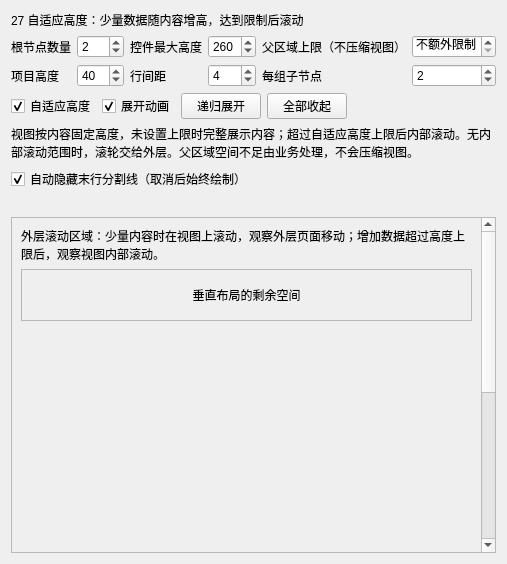
<?xml version="1.0" encoding="UTF-8"?>
<ui version="4.0">
 <class>TreeAutoHeightExample</class>
 <widget class="QWidget" name="TreeAutoHeightExample">
  <layout class="QVBoxLayout" name="pageLayout" stretch="0,0,0,0,0,0,1">
   <item><widget class="QLabel" name="titleLabel"><property name="text"><string>27 自适应高度：少量数据随内容增高，达到限制后滚动</string></property><property name="wordWrap"><bool>true</bool></property></widget></item>
   <item><layout class="QGridLayout" name="controlsLayout">
    <item row="0" column="0"><widget class="QLabel" name="rowCountSpinLabel"><property name="text"><string>根节点数量</string></property><property name="buddy"><cstring>rowCountSpin</cstring></property></widget></item>
    <item row="0" column="1"><widget class="QSpinBox" name="rowCountSpin"><property name="maximum"><number>8</number></property><property name="value"><number>2</number></property></widget></item>
    <item row="0" column="2"><widget class="QLabel" name="maxHeightSpinLabel"><property name="text"><string>控件最大高度</string></property><property name="buddy"><cstring>maxHeightSpin</cstring></property></widget></item>
    <item row="0" column="3"><widget class="QSpinBox" name="maxHeightSpin"><property name="maximum"><number>800</number></property><property name="value"><number>260</number></property><property name="specialValueText"><string>不限</string></property></widget></item>
    <item row="0" column="4"><widget class="QLabel" name="parentLimitSpinLabel"><property name="text"><string>父区域上限（不压缩视图）</string></property><property name="buddy"><cstring>parentLimitSpin</cstring></property></widget></item>
    <item row="0" column="5"><widget class="QSpinBox" name="parentLimitSpin"><property name="maximum"><number>800</number></property><property name="value"><number>0</number></property><property name="specialValueText"><string>不额外限制</string></property></widget></item>
    <item row="1" column="0"><widget class="QLabel" name="heightSpinLabel"><property name="text"><string>项目高度</string></property><property name="buddy"><cstring>heightSpin</cstring></property></widget></item>
    <item row="1" column="1"><widget class="QSpinBox" name="heightSpin"><property name="minimum"><number>24</number></property><property name="maximum"><number>120</number></property><property name="value"><number>40</number></property></widget></item>
    <item row="1" column="2"><widget class="QLabel" name="spacingSpinLabel"><property name="text"><string>行间距</string></property><property name="buddy"><cstring>spacingSpin</cstring></property></widget></item>
    <item row="1" column="3"><widget class="QSpinBox" name="spacingSpin"><property name="maximum"><number>24</number></property><property name="value"><number>4</number></property></widget></item>
    <item row="1" column="4"><widget class="QLabel" name="childCountSpinLabel"><property name="text"><string>每组子节点</string></property><property name="buddy"><cstring>childCountSpin</cstring></property></widget></item>
    <item row="1" column="5"><widget class="QSpinBox" name="childCountSpin"><property name="maximum"><number>80</number></property><property name="value"><number>2</number></property></widget></item>
   </layout></item>
   <item><layout class="QHBoxLayout" name="togglesLayout">
    <item><widget class="QCheckBox" name="enabledCheck"><property name="text"><string>自适应高度</string></property><property name="checked"><bool>true</bool></property></widget></item>
    <item><widget class="QCheckBox" name="animationCheck"><property name="text"><string>展开动画</string></property><property name="checked"><bool>true</bool></property></widget></item>
    <item><widget class="QPushButton" name="expandButton"><property name="text"><string>递归展开</string></property><property name="focusPolicy"><enum>Qt::NoFocus</enum></property></widget></item>
    <item><widget class="QPushButton" name="collapseButton"><property name="text"><string>全部收起</string></property><property name="focusPolicy"><enum>Qt::NoFocus</enum></property></widget></item>
    <item><spacer name="toggleSpacer"><property name="orientation"><enum>Qt::Horizontal</enum></property><property name="sizeHint" stdset="0"><size><width>10</width><height>1</height></size></property></spacer></item>
   </layout></item>
   <item><widget class="QLabel" name="hintLabel"><property name="wordWrap"><bool>true</bool></property><property name="text"><string>视图按内容固定高度，未设置上限时完整展示内容；超过自适应高度上限后内部滚动。无内部滚动范围时，滚轮交给外层。父区域空间不足由业务处理，不会压缩视图。</string></property></widget></item>
   <item><widget class="QCheckBox" name="autoHideTrailingLineCheck"><property name="text"><string>自动隐藏末行分割线（取消后始终绘制）</string></property><property name="checked"><bool>true</bool></property></widget></item>
   <item><widget class="QLabel" name="statusLabel"><property name="wordWrap"><bool>true</bool></property><property name="text"><string/></property></widget></item>
   <item><widget class="QScrollArea" name="outerScrollArea">
    <property name="widgetResizable"><bool>true</bool></property>
    <property name="minimumSize"><size><width>0</width><height>160</height></size></property>
    <widget class="QWidget" name="scrollContent">
     <layout class="QVBoxLayout" name="outerContentLayout">
      <item><widget class="QLabel" name="outerHint">
       <property name="wordWrap"><bool>true</bool></property>
       <property name="text"><string>外层滚动区域：少量内容时在视图上滚动，观察外层页面移动；增加数据超过高度上限后，观察视图内部滚动。</string></property>
      </widget></item>
      <item><widget class="QFrame" name="previewHost">
       <property name="sizePolicy"><sizepolicy hsizetype="Expanding" vsizetype="Maximum"><horstretch>0</horstretch><verstretch>0</verstretch></sizepolicy></property>
       <property name="frameShape"><enum>QFrame::StyledPanel</enum></property>
       <layout class="QVBoxLayout" name="previewLayout">
        <item><widget class="QLabel" name="remainingLabel">
         <property name="minimumSize"><size><width>0</width><height>32</height></size></property>
         <property name="sizePolicy"><sizepolicy hsizetype="Expanding" vsizetype="Expanding"><horstretch>0</horstretch><verstretch>1</verstretch></sizepolicy></property>
         <property name="text"><string>垂直布局的剩余空间</string></property>
         <property name="alignment"><set>Qt::AlignCenter</set></property>
        </widget></item>
       </layout>
      </widget></item>
      <item><spacer name="outerSpacer"><property name="sizeType"><enum>QSizePolicy::MinimumExpanding</enum></property><property name="orientation"><enum>Qt::Vertical</enum></property><property name="sizeHint" stdset="0"><size><width>20</width><height>500</height></size></property></spacer></item>
      <item><widget class="QLabel" name="outerBottom"><property name="text"><string>外层内容底部</string></property></widget></item>
     </layout>
    </widget>
   </widget></item>
  </layout>
 </widget>
 <resources/>
 <connections/>
</ui>
